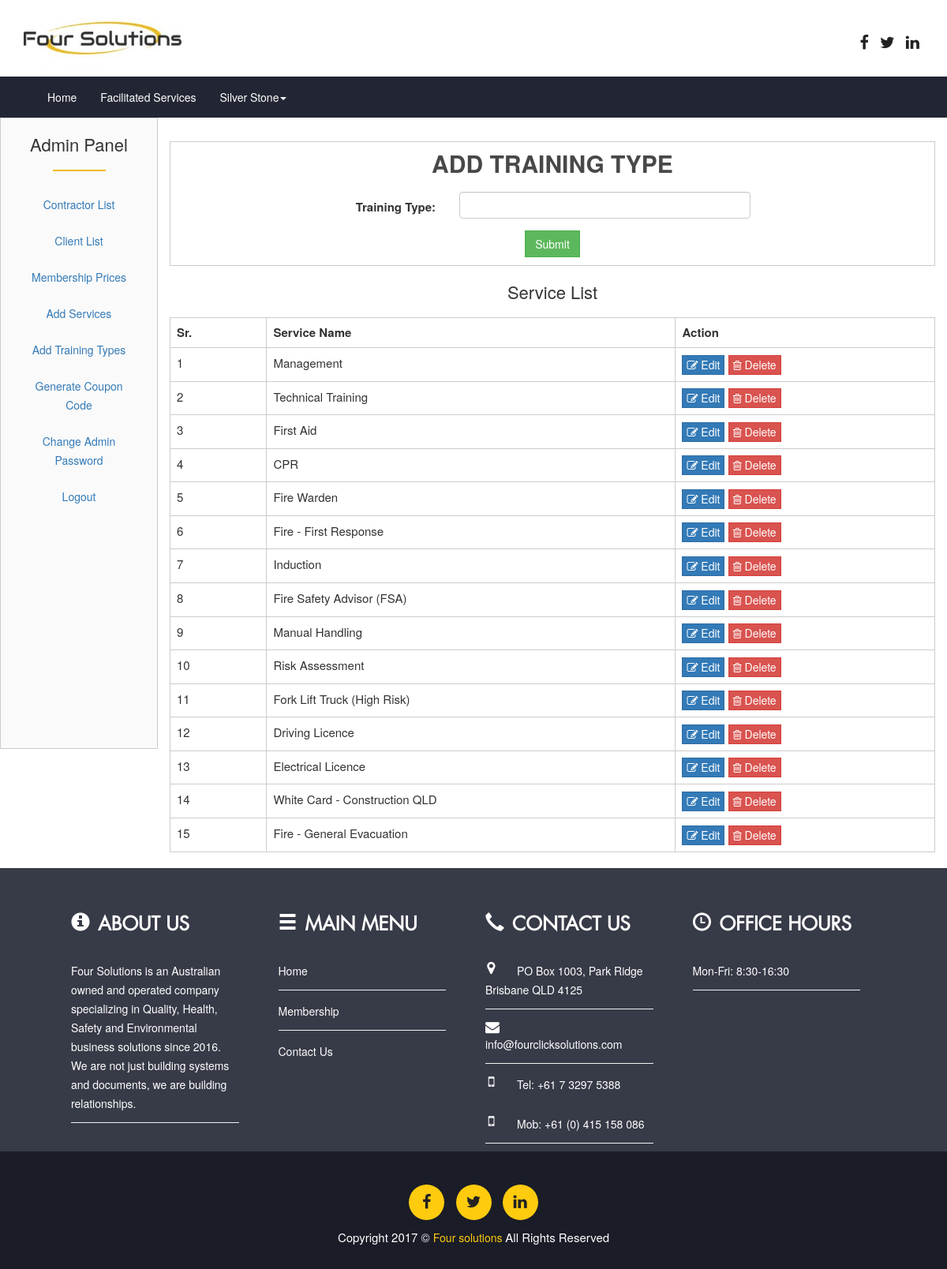
The app's page /admin/training_type.php (signed in) with its own data.
### tables this page shows
CREATE TABLE `training_type` (
  `t_id` int(11) NOT NULL,
  `t_name` varchar(255) NOT NULL
);

### admin/training_type.php (the view, shortened to what this page needs)
<?php
@include("../header1.php");
@include("../contractor/db/connect.php");
?>
<div class="container-fluid">
  <?php @include("admin-sidebar.php"); ?>
    <div class="col-sm-10">
<div class="add-service text-center">
	<div class="sign_main_con_adj">
	<h2> Add Training Type</h2>
		<form class="form-horizontal"  action="training_type.php<?php
					if(isset($_GET['edit_id'])) { ?>?update_id=<?php echo $serid; }  ?> " method="post" id="signup-form">
		  <div class="form-group">
		    <label class="control-label col-sm-4" for="email">Training Type:</label>
		    <div class="col-sm-6">
		    <input type="text" class="form-control"   name="t_name" required="" id ="t_name" value="<?php if(isset($_GET['edit_id'])) echo $t_name; ?>">
		    </div>
		  </div>
	  <?php
						  if(isset($_GET['edit_id']))
							{
							?><button id="btn-update" type="submit" value="btn-update" class="btn btn-success" name="btn-update">Update</button>
							<?php
							}
							else
							{
								?><button id="send" type="submit" name="submit" value="submit" class="btn btn-success">Submit</button><?php
							}
						?>
	</div>
</div>
    	<p class="para_adj">Service List</p>
     	<table class="table tabl_pad">
     	<form action="" Method="POST">
		      <tbody>
		      <tr>
		       <th>Sr.</th>
		        <th>Service Name</th>
		         <th>Action</th>
		      </tr>
		      <?php
    $result = "SELECT * FROM  `training_type` ";
				$sql = $conn->query($result);
					if ($sql->num_rows > 0) {
					$i='0';
	                while($row = $sql->fetch_assoc()) { $i++;?>
		      <tr>
		       <td><?= $i; ?></td>
		        <td><?= $row['t_name'] ; ?></td>
		         	<td>
               <a href="training_type.php?edit_id=<?php echo $row['t_id']; ?>" class="btn btn-primary btn-xs"><i class="fa fa-pencil-square-o"></i> Edit
              </a>
               <a onclick="javascript:confirmationDelete($(this));return false;" href="training_type.php?delete_id=<?php echo $row['t_id']; ?> " class="btn btn-danger btn-xs"><i class="fa fa-trash-o"></i> Delete</a>
                        	</td>
		      </tr>
		    <?php }}?>
		    </tbody>
		  </table>
    </div>
  </div>
</div>
<?php
@include("../footer1.php");
?>

### css/bootsnav.css (style rules this page uses)
body { -webkit-transition: all 0.3s ease-in-out; -moz-transition: all 0.3s ease-in-out; -o-transition: all 0.3s ease-in-out; -ms-transition: all 0.3s ease-in-out; transition: all 0.3s ease-in-out; }

### css/custom.css (style rules this page uses)
body { font-size: 15px; line-height: 24px; font-family: '"HelveticaNeue", "Helvetica Neue", Helvetica, Arial, Verdana, sans-serif; color: #484848; }
h1, h2, h3, h4, h5, h6 { font-weight: bold; text-transform: uppercase; color: #484848; }
h2 { font-size: 30px; margin: 0 0 20px; }
a,button { outline: 0 !important; }
.btn { border-radius:0px; }
.add-service.text-center { margin-top: 30px; }

### css/table.css (style rules this page uses)
.table td { border: 1px solid #ccc !important; }
.table th { border: 1px solid #ccc !important; }
table.table tr td:nth-child(1) { min-width: 53px; }
table.table tr td:nth-child(2) { min-width: 61px; }
table.table tr td:nth-child(3) { min-width: 51px; }
a.btn { text-align: left; font-size: 14px; }
a:nth-child(1) { text-align: center; }
a { font-size: 14px; }
.sign_main_con_adj { padding: 10px 100px; border: 1px solid rgb(204, 204, 204); }
.tabl_pad { margin-top: 20px; }
.para_adj { text-align: center; padding-top: 21px; font-size: 22px; }

### records on screen
training_type: t_name "Management"
training_type: t_name "Technical Training"
training_type: t_name "First Aid"
training_type: t_name "CPR"
training_type: t_name "Fire Warden"
training_type: t_name "Fire - First Response"
training_type: t_name "Induction"
training_type: t_name "Fire Safety Advisor (FSA)"
training_type: t_name "Manual Handling"
training_type: t_name "Risk Assessment"
training_type: t_name "Fork Lift Truck (High Risk)"
training_type: t_name "Driving Licence"
training_type: t_name "Electrical Licence"
training_type: t_name "White Card - Construction QLD"
training_type: t_name "Fire - General Evacuation"

### other values on screen
$_SESSION['business_name'] "Silver Stone"
